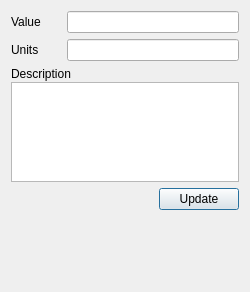
<?xml version="1.0" encoding="UTF-8"?>
<ui version="4.0">
 <class>EditorQuantity</class>
 <widget class="QFrame" name="EditorQuantity">
  <property name="geometry">
   <rect>
    <x>0</x>
    <y>0</y>
    <width>250</width>
    <height>292</height>
   </rect>
  </property>
  <property name="sizePolicy">
   <sizepolicy hsizetype="MinimumExpanding" vsizetype="Preferred">
    <horstretch>0</horstretch>
    <verstretch>0</verstretch>
   </sizepolicy>
  </property>
  <property name="minimumSize">
   <size>
    <width>250</width>
    <height>200</height>
   </size>
  </property>
  <property name="windowTitle">
   <string/>
  </property>
  <property name="frameShape">
   <enum>QFrame::NoFrame</enum>
  </property>
  <property name="frameShadow">
   <enum>QFrame::Raised</enum>
  </property>
  <layout class="QVBoxLayout" name="verticalLayout">
   <item>
    <layout class="QHBoxLayout" name="horizontalLayout">
     <item>
      <widget class="QLabel" name="label">
       <property name="sizePolicy">
        <sizepolicy hsizetype="Minimum" vsizetype="Preferred">
         <horstretch>0</horstretch>
         <verstretch>0</verstretch>
        </sizepolicy>
       </property>
       <property name="minimumSize">
        <size>
         <width>50</width>
         <height>0</height>
        </size>
       </property>
       <property name="text">
        <string>Value</string>
       </property>
      </widget>
     </item>
     <item>
      <widget class="QLineEdit" name="valueEdit">
       <property name="sizePolicy">
        <sizepolicy hsizetype="Expanding" vsizetype="Fixed">
         <horstretch>1</horstretch>
         <verstretch>0</verstretch>
        </sizepolicy>
       </property>
       <property name="minimumSize">
        <size>
         <width>100</width>
         <height>0</height>
        </size>
       </property>
       <property name="toolTip">
        <string>&lt;html&gt;&lt;head/&gt;&lt;body&gt;&lt;p&gt;Insert the value (float).The format can be scientific. Examples:&lt;/p&gt;&lt;pre style=&quot; margin-top:12px; margin-bottom:12px; margin-left:0px; margin-right:0px; -qt-block-indent:0; text-indent:0px;&quot;&gt;&lt;span style=&quot; font-family:'Courier New,courier';&quot;&gt;1.02&lt;/span&gt;&lt;/pre&gt;&lt;pre style=&quot; margin-top:12px; margin-bottom:12px; margin-left:0px; margin-right:0px; -qt-block-indent:0; text-indent:0px;&quot;&gt;&lt;span style=&quot; font-family:'Courier New,courier';&quot;&gt;5.032E-3&lt;/span&gt;&lt;/pre&gt;&lt;/body&gt;&lt;/html&gt;</string>
       </property>
      </widget>
     </item>
    </layout>
   </item>
   <item>
    <layout class="QHBoxLayout" name="horizontalLayout_3">
     <item>
      <widget class="QLabel" name="label_2">
       <property name="sizePolicy">
        <sizepolicy hsizetype="Minimum" vsizetype="Preferred">
         <horstretch>0</horstretch>
         <verstretch>0</verstretch>
        </sizepolicy>
       </property>
       <property name="minimumSize">
        <size>
         <width>50</width>
         <height>0</height>
        </size>
       </property>
       <property name="text">
        <string>Units</string>
       </property>
      </widget>
     </item>
     <item>
      <widget class="QLineEdit" name="unitsEdit">
       <property name="sizePolicy">
        <sizepolicy hsizetype="Expanding" vsizetype="Fixed">
         <horstretch>1</horstretch>
         <verstretch>0</verstretch>
        </sizepolicy>
       </property>
       <property name="minimumSize">
        <size>
         <width>100</width>
         <height>0</height>
        </size>
       </property>
       <property name="toolTip">
        <string>&lt;html&gt;&lt;head/&gt;&lt;body&gt;&lt;p&gt;Insert an expression using daetools.pyUnits.unit objects and mathematical operators *, / and **. All base (m, kg, s, cd, A, K, mol) and derived (g, t, rad, sr, min, hour, day, Hz, N, J, W, C, Ohm, V, F, T, H, S, Wb, Pa, P, St, Bq, Gy, Sv, lx, lm, kat, knot, bar, b, Ci, R, rd, rem) SI units are allowed including the common prefixes (Y, Z, E, P, T, G, M, k, h, da, d, c, m, u, n, p, f, a, z, y). The expression should be a valid Python code. Examples: &lt;/p&gt;&lt;p&gt;km/kg (kilometres per kilogram)&lt;br/&gt;um / ns**2 (micrometres per nanoseconds squared) &lt;br/&gt;kJ / (kg*K) (kiloJoules per kilogram and Kelvin)&lt;br/&gt;&lt;/p&gt;&lt;/body&gt;&lt;/html&gt;</string>
       </property>
      </widget>
     </item>
    </layout>
   </item>
   <item>
    <layout class="QHBoxLayout" name="horizontalLayout_4">
     <item>
      <layout class="QVBoxLayout" name="verticalLayout_2">
       <property name="spacing">
        <number>1</number>
       </property>
       <item>
        <widget class="QLabel" name="label_3">
         <property name="minimumSize">
          <size>
           <width>80</width>
           <height>0</height>
          </size>
         </property>
         <property name="text">
          <string>Description</string>
         </property>
        </widget>
       </item>
       <item>
        <widget class="QTextEdit" name="descriptionEdit">
         <property name="enabled">
          <bool>true</bool>
         </property>
         <property name="sizePolicy">
          <sizepolicy hsizetype="Expanding" vsizetype="Fixed">
           <horstretch>0</horstretch>
           <verstretch>0</verstretch>
          </sizepolicy>
         </property>
         <property name="minimumSize">
          <size>
           <width>100</width>
           <height>50</height>
          </size>
         </property>
         <property name="maximumSize">
          <size>
           <width>16777215</width>
           <height>100</height>
          </size>
         </property>
         <property name="toolTip">
          <string>&lt;html&gt;&lt;head/&gt;&lt;body&gt;&lt;p&gt;Description of the object.&lt;/p&gt;&lt;/body&gt;&lt;/html&gt;</string>
         </property>
         <property name="frameShape">
          <enum>QFrame::StyledPanel</enum>
         </property>
         <property name="readOnly">
          <bool>true</bool>
         </property>
         <property name="textInteractionFlags">
          <set>Qt::TextSelectableByMouse</set>
         </property>
        </widget>
       </item>
      </layout>
     </item>
    </layout>
   </item>
   <item>
    <layout class="QHBoxLayout" name="horizontalLayout_2">
     <item>
      <spacer name="horizontalSpacer">
       <property name="orientation">
        <enum>Qt::Horizontal</enum>
       </property>
       <property name="sizeHint" stdset="0">
        <size>
         <width>40</width>
         <height>20</height>
        </size>
       </property>
      </spacer>
     </item>
     <item>
      <widget class="QPushButton" name="updateButton">
       <property name="toolTip">
        <string>&lt;html&gt;&lt;head/&gt;&lt;body&gt;&lt;p&gt;Update the value and units.&lt;/p&gt;&lt;/body&gt;&lt;/html&gt;</string>
       </property>
       <property name="text">
        <string>Update</string>
       </property>
       <property name="autoDefault">
        <bool>true</bool>
       </property>
       <property name="default">
        <bool>true</bool>
       </property>
      </widget>
     </item>
    </layout>
   </item>
   <item>
    <spacer name="verticalSpacer">
     <property name="orientation">
      <enum>Qt::Vertical</enum>
     </property>
     <property name="sizeHint" stdset="0">
      <size>
       <width>20</width>
       <height>10</height>
      </size>
     </property>
    </spacer>
   </item>
  </layout>
 </widget>
 <resources/>
 <connections/>
</ui>
